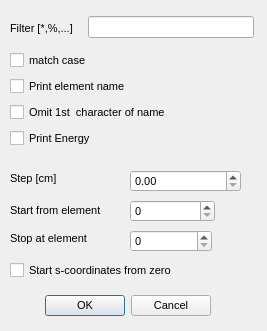
<?xml version="1.0" encoding="UTF-8"?>
<ui version="4.0">
 <class>FunctionDialog</class>
 <widget class="QDialog" name="FunctionDialog">
  <property name="geometry">
   <rect>
    <x>0</x>
    <y>0</y>
    <width>267</width>
    <height>331</height>
   </rect>
  </property>
  <property name="sizePolicy">
   <sizepolicy hsizetype="Fixed" vsizetype="Fixed">
    <horstretch>0</horstretch>
    <verstretch>0</verstretch>
   </sizepolicy>
  </property>
  <property name="minimumSize">
   <size>
    <width>267</width>
    <height>331</height>
   </size>
  </property>
  <property name="maximumSize">
   <size>
    <width>267</width>
    <height>331</height>
   </size>
  </property>
  <property name="font">
   <font>
    <pointsize>8</pointsize>
   </font>
  </property>
  <property name="windowTitle">
   <string>Function Dialog</string>
  </property>
  <widget class="QDialogButtonBox" name="buttonBox">
   <property name="geometry">
    <rect>
     <x>40</x>
     <y>290</y>
     <width>171</width>
     <height>32</height>
    </rect>
   </property>
   <property name="orientation">
    <enum>Qt::Horizontal</enum>
   </property>
   <property name="standardButtons">
    <set>QDialogButtonBox::Cancel|QDialogButtonBox::Ok</set>
   </property>
  </widget>
  <widget class="QLineEdit" name="lineEditFilter">
   <property name="geometry">
    <rect>
     <x>88</x>
     <y>16</y>
     <width>166</width>
     <height>22</height>
    </rect>
   </property>
  </widget>
  <widget class="QLabel" name="label">
   <property name="geometry">
    <rect>
     <x>10</x>
     <y>20</y>
     <width>91</width>
     <height>16</height>
    </rect>
   </property>
   <property name="text">
    <string>Filter [*,%,...]</string>
   </property>
  </widget>
  <widget class="QLabel" name="label_2">
   <property name="geometry">
    <rect>
     <x>10</x>
     <y>170</y>
     <width>71</width>
     <height>16</height>
    </rect>
   </property>
   <property name="text">
    <string>Step [cm]</string>
   </property>
  </widget>
  <widget class="QLabel" name="label_3">
   <property name="geometry">
    <rect>
     <x>10</x>
     <y>200</y>
     <width>121</width>
     <height>20</height>
    </rect>
   </property>
   <property name="text">
    <string>Start from element</string>
   </property>
  </widget>
  <widget class="QLabel" name="label_4">
   <property name="geometry">
    <rect>
     <x>10</x>
     <y>230</y>
     <width>111</width>
     <height>16</height>
    </rect>
   </property>
   <property name="text">
    <string>Stop at element</string>
   </property>
  </widget>
  <widget class="QCheckBox" name="checkBoxStartSAtZero">
   <property name="geometry">
    <rect>
     <x>10</x>
     <y>260</y>
     <width>221</width>
     <height>21</height>
    </rect>
   </property>
   <property name="text">
    <string>Start s-coordinates from zero</string>
   </property>
  </widget>
  <widget class="QDoubleSpinBox" name="doubleSpinBoxStep">
   <property name="geometry">
    <rect>
     <x>130</x>
     <y>170</y>
     <width>111</width>
     <height>22</height>
    </rect>
   </property>
  </widget>
  <widget class="QSpinBox" name="spinBoxStart">
   <property name="geometry">
    <rect>
     <x>130</x>
     <y>200</y>
     <width>85</width>
     <height>22</height>
    </rect>
   </property>
  </widget>
  <widget class="QSpinBox" name="spinBoxStop">
   <property name="geometry">
    <rect>
     <x>130</x>
     <y>230</y>
     <width>82</width>
     <height>22</height>
    </rect>
   </property>
  </widget>
  <widget class="QWidget" name="">
   <property name="geometry">
    <rect>
     <x>10</x>
     <y>50</y>
     <width>175</width>
     <height>100</height>
    </rect>
   </property>
   <layout class="QGridLayout" name="gridLayout">
    <item row="0" column="0">
     <widget class="QCheckBox" name="checkBoxMatchCase">
      <property name="text">
       <string>match case</string>
      </property>
     </widget>
    </item>
    <item row="1" column="0">
     <widget class="QCheckBox" name="checkBoxPrintName">
      <property name="text">
       <string>Print element name</string>
      </property>
     </widget>
    </item>
    <item row="2" column="0">
     <widget class="QCheckBox" name="checkBoxOmitFirst">
      <property name="text">
       <string>Omit 1st  character of name</string>
      </property>
     </widget>
    </item>
    <item row="3" column="0">
     <widget class="QCheckBox" name="checkBoxPrintEnergy">
      <property name="text">
       <string>Print Energy</string>
      </property>
     </widget>
    </item>
   </layout>
  </widget>
 </widget>
 <resources/>
 <connections>
  <connection>
   <sender>buttonBox</sender>
   <signal>accepted()</signal>
   <receiver>FunctionDialog</receiver>
   <slot>accept()</slot>
   <hints>
    <hint type="sourcelabel">
     <x>248</x>
     <y>254</y>
    </hint>
    <hint type="destinationlabel">
     <x>157</x>
     <y>274</y>
    </hint>
   </hints>
  </connection>
  <connection>
   <sender>buttonBox</sender>
   <signal>rejected()</signal>
   <receiver>FunctionDialog</receiver>
   <slot>reject()</slot>
   <hints>
    <hint type="sourcelabel">
     <x>316</x>
     <y>260</y>
    </hint>
    <hint type="destinationlabel">
     <x>286</x>
     <y>274</y>
    </hint>
   </hints>
  </connection>
 </connections>
</ui>
